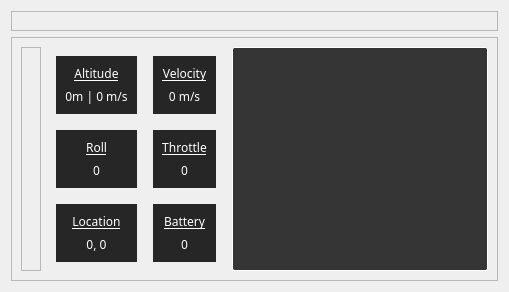
        <widget class="QWidget" name="page_0">
         <property name="sizePolicy">
          <sizepolicy hsizetype="Fixed" vsizetype="Fixed">
           <horstretch>0</horstretch>
           <verstretch>0</verstretch>
          </sizepolicy>
         </property>
         <layout class="QVBoxLayout" name="verticalLayout_2" stretch="10,4">
          <item>
           <widget class="QFrame" name="frame_2">
            <property name="sizePolicy">
             <sizepolicy hsizetype="Expanding" vsizetype="Expanding">
              <horstretch>0</horstretch>
              <verstretch>0</verstretch>
             </sizepolicy>
            </property>
            <property name="frameShape">
             <enum>QFrame::StyledPanel</enum>
            </property>
            <property name="frameShadow">
             <enum>QFrame::Raised</enum>
            </property>
            <layout class="QGridLayout" name="gridLayout_3"/>
           </widget>
          </item>
          <item>
           <widget class="QFrame" name="frame_3">
            <property name="sizePolicy">
             <sizepolicy hsizetype="Expanding" vsizetype="Expanding">
              <horstretch>0</horstretch>
              <verstretch>0</verstretch>
             </sizepolicy>
            </property>
            <property name="maximumSize">
             <size>
              <width>16777215</width>
              <height>16777215</height>
             </size>
            </property>
            <property name="frameShape">
             <enum>QFrame::StyledPanel</enum>
            </property>
            <property name="frameShadow">
             <enum>QFrame::Raised</enum>
            </property>
            <layout class="QHBoxLayout" name="horizontalLayout_2">
             <item>
              <widget class="QFrame" name="frame_10">
               <property name="sizePolicy">
                <sizepolicy hsizetype="Expanding" vsizetype="Expanding">
                 <horstretch>0</horstretch>
                 <verstretch>0</verstretch>
                </sizepolicy>
               </property>
               <property name="maximumSize">
                <size>
                 <width>400</width>
                 <height>16777215</height>
                </size>
               </property>
               <property name="styleSheet">
                <string notr="true"/>
               </property>
               <property name="frameShape">
                <enum>QFrame::StyledPanel</enum>
               </property>
               <property name="frameShadow">
                <enum>QFrame::Raised</enum>
               </property>
               <layout class="QGridLayout" name="gridLayout"/>
              </widget>
             </item>
             <item>
              <widget class="QFrame" name="frame">
               <property name="sizePolicy">
                <sizepolicy hsizetype="Expanding" vsizetype="Expanding">
                 <horstretch>0</horstretch>
                 <verstretch>0</verstretch>
                </sizepolicy>
               </property>
               <property name="styleSheet">
                <string notr="true">border: 0px;
color: white;</string>
               </property>
               <layout class="QGridLayout" name="gridLayout_11" rowstretch="0,0,0,0,0" columnstretch="0,0,0">
                <property name="rightMargin">
                 <number>10</number>
                </property>
                <property name="spacing">
                 <number>6</number>
                </property>
                <item row="0" column="1">
                 <spacer name="horizontalSpacer_6">
                  <property name="orientation">
                   <enum>Qt::Horizontal</enum>
                  </property>
                  <property name="sizeType">
                   <enum>QSizePolicy::Fixed</enum>
                  </property>
                  <property name="sizeHint" stdset="0">
                   <size>
                    <width>10</width>
                    <height>1</height>
                   </size>
                  </property>
                 </spacer>
                </item>
                <item row="3" column="0">
                 <spacer name="verticalSpacer_11">
                  <property name="orientation">
                   <enum>Qt::Vertical</enum>
                  </property>
                  <property name="sizeType">
                   <enum>QSizePolicy::Fixed</enum>
                  </property>
                  <property name="sizeHint" stdset="0">
                   <size>
                    <width>10</width>
                    <height>10</height>
                   </size>
                  </property>
                 </spacer>
                </item>
                <item row="0" column="0">
                 <widget class="QFrame" name="gridFrame_13">
                  <property name="minimumSize">
                   <size>
                    <width>0</width>
                    <height>0</height>
                   </size>
                  </property>
                  <property name="maximumSize">
                   <size>
                    <width>16777215</width>
                    <height>16777215</height>
                   </size>
                  </property>
                  <property name="styleSheet">
                   <string notr="true">background-color: rgb(38, 38, 38);</string>
                  </property>
                  <layout class="QVBoxLayout" name="verticalLayout_7">
                   <item>
                    <widget class="QLabel" name="label">
                     <property name="font">
                      <font>
                       <family>Cascadia Code</family>
                       <bold>false</bold>
                       <underline>true</underline>
                       <strikeout>false</strikeout>
                      </font>
                     </property>
                     <property name="text">
                      <string>Altitude</string>
                     </property>
                     <property name="alignment">
                      <set>Qt::AlignCenter</set>
                     </property>
                    </widget>
                   </item>
                   <item>
                    <widget class="QLabel" name="altitudeLabel">
                     <property name="font">
                      <font>
                       <family>Cascadia Code</family>
                      </font>
                     </property>
                     <property name="text">
                      <string>0m | 0 m/s</string>
                     </property>
                     <property name="alignment">
                      <set>Qt::AlignCenter</set>
                     </property>
                    </widget>
                   </item>
                  </layout>
                 </widget>
                </item>
                <item row="1" column="2">
                 <spacer name="verticalSpacer_10">
                  <property name="orientation">
                   <enum>Qt::Vertical</enum>
                  </property>
                  <property name="sizeType">
                   <enum>QSizePolicy::Fixed</enum>
                  </property>
                  <property name="sizeHint" stdset="0">
                   <size>
                    <width>10</width>
                    <height>10</height>
                   </size>
                  </property>
                 </spacer>
                </item>
                <item row="2" column="1">
                 <spacer name="horizontalSpacer_7">
                  <property name="orientation">
                   <enum>Qt::Horizontal</enum>
                  </property>
                  <property name="sizeType">
                   <enum>QSizePolicy::Fixed</enum>
                  </property>
                  <property name="sizeHint" stdset="0">
                   <size>
                    <width>10</width>
                    <height>1</height>
                   </size>
                  </property>
                 </spacer>
                </item>
                <item row="4" column="1">
                 <spacer name="horizontalSpacer_8">
                  <property name="orientation">
                   <enum>Qt::Horizontal</enum>
                  </property>
                  <property name="sizeType">
                   <enum>QSizePolicy::Fixed</enum>
                  </property>
                  <property name="sizeHint" stdset="0">
                   <size>
                    <width>10</width>
                    <height>1</height>
                   </size>
                  </property>
                 </spacer>
                </item>
                <item row="1" column="0">
                 <spacer name="verticalSpacer_8">
                  <property name="orientation">
                   <enum>Qt::Vertical</enum>
                  </property>
                  <property name="sizeType">
                   <enum>QSizePolicy::Fixed</enum>
                  </property>
                  <property name="sizeHint" stdset="0">
                   <size>
                    <width>10</width>
                    <height>10</height>
                   </size>
                  </property>
                 </spacer>
                </item>
                <item row="2" column="2">
                 <widget class="QFrame" name="gridFrame_9">
                  <property name="styleSheet">
                   <string notr="true">background-color: rgb(38, 38, 38);</string>
                  </property>
                  <layout class="QGridLayout" name="gridLayout_13">
                   <item row="0" column="0">
                    <widget class="QLabel" name="label_9">
                     <property name="font">
                      <font>
                       <family>Cascadia Code</family>
                       <underline>true</underline>
                      </font>
                     </property>
                     <property name="text">
                      <string>Throttle</string>
                     </property>
                     <property name="alignment">
                      <set>Qt::AlignCenter</set>
                     </property>
                    </widget>
                   </item>
                   <item row="1" column="0">
                    <widget class="QLabel" name="throttleLabel">
                     <property name="font">
                      <font>
                       <family>Cascadia Code</family>
                      </font>
                     </property>
                     <property name="text">
                      <string>0</string>
                     </property>
                     <property name="alignment">
                      <set>Qt::AlignCenter</set>
                     </property>
                    </widget>
                   </item>
                  </layout>
                 </widget>
                </item>
                <item row="2" column="0">
                 <widget class="QFrame" name="gridFrame_10">
                  <property name="styleSheet">
                   <string notr="true">background-color: rgb(38, 38, 38);</string>
                  </property>
                  <layout class="QGridLayout" name="gridLayout_14">
                   <item row="0" column="0">
                    <widget class="QLabel" name="label_3">
                     <property name="font">
                      <font>
                       <family>Cascadia Code</family>
                       <underline>true</underline>
                      </font>
                     </property>
                     <property name="text">
                      <string>Roll</string>
                     </property>
                     <property name="alignment">
                      <set>Qt::AlignCenter</set>
                     </property>
                    </widget>
                   </item>
                   <item row="1" column="0">
                    <widget class="QLabel" name="rollLabel">
                     <property name="font">
                      <font>
                       <family>Cascadia Code</family>
                      </font>
                     </property>
                     <property name="text">
                      <string>0</string>
                     </property>
                     <property name="alignment">
                      <set>Qt::AlignCenter</set>
                     </property>
                    </widget>
                   </item>
                  </layout>
                 </widget>
                </item>
                <item row="4" column="2">
                 <widget class="QFrame" name="gridFrame_12">
                  <property name="styleSheet">
                   <string notr="true">background-color: rgb(38, 38, 38);</string>
                  </property>
                  <layout class="QGridLayout" name="gridLayout_16">
                   <item row="0" column="0">
                    <widget class="QLabel" name="label_11">
                     <property name="font">
                      <font>
                       <family>Cascadia Code</family>
                       <underline>true</underline>
                      </font>
                     </property>
                     <property name="text">
                      <string>Battery</string>
                     </property>
                     <property name="alignment">
                      <set>Qt::AlignCenter</set>
                     </property>
                    </widget>
                   </item>
                   <item row="1" column="0">
                    <widget class="QLabel" name="batteryLabel">
                     <property name="font">
                      <font>
                       <family>Cascadia Code</family>
                      </font>
                     </property>
                     <property name="text">
                      <string>0</string>
                     </property>
                     <property name="alignment">
                      <set>Qt::AlignCenter</set>
                     </property>
                    </widget>
                   </item>
                  </layout>
                 </widget>
                </item>
                <item row="3" column="2">
                 <spacer name="verticalSpacer_9">
                  <property name="orientation">
                   <enum>Qt::Vertical</enum>
                  </property>
                  <property name="sizeType">
                   <enum>QSizePolicy::Fixed</enum>
                  </property>
                  <property name="sizeHint" stdset="0">
                   <size>
                    <width>10</width>
                    <height>10</height>
                   </size>
                  </property>
                 </spacer>
                </item>
                <item row="4" column="0">
                 <widget class="QFrame" name="gridFrame_8">
                  <property name="styleSheet">
                   <string notr="true">background-color: rgb(38, 38, 38);</string>
                  </property>
                  <layout class="QGridLayout" name="gridLayout_12">
                   <item row="0" column="0">
                    <widget class="QLabel" name="label_5">
                     <property name="font">
                      <font>
                       <family>Cascadia Code</family>
                       <underline>true</underline>
                      </font>
                     </property>
                     <property name="text">
                      <string>Location</string>
                     </property>
                     <property name="alignment">
                      <set>Qt::AlignCenter</set>
                     </property>
                    </widget>
                   </item>
                   <item row="1" column="0">
                    <widget class="QLabel" name="locationLabel">
                     <property name="font">
                      <font>
                       <family>Cascadia Code</family>
                      </font>
                     </property>
                     <property name="text">
                      <string>0, 0</string>
                     </property>
                     <property name="alignment">
                      <set>Qt::AlignCenter</set>
                     </property>
                     <property name="textInteractionFlags">
                      <set>Qt::LinksAccessibleByMouse|Qt::TextSelectableByMouse</set>
                     </property>
                    </widget>
                   </item>
                  </layout>
                 </widget>
                </item>
                <item row="0" column="2">
                 <widget class="QFrame" name="gridFrame_11">
                  <property name="minimumSize">
                   <size>
                    <width>0</width>
                    <height>0</height>
                   </size>
                  </property>
                  <property name="maximumSize">
                   <size>
                    <width>16777215</width>
                    <height>16777215</height>
                   </size>
                  </property>
                  <property name="styleSheet">
                   <string notr="true">background-color: rgb(38, 38, 38);</string>
                  </property>
                  <layout class="QGridLayout" name="gridLayout_15">
                   <item row="0" column="0">
                    <widget class="QLabel" name="label_7">
                     <property name="font">
                      <font>
                       <family>Cascadia Code</family>
                       <underline>true</underline>
                      </font>
                     </property>
                     <property name="text">
                      <string>Velocity</string>
                     </property>
                     <property name="alignment">
                      <set>Qt::AlignCenter</set>
                     </property>
                    </widget>
                   </item>
                   <item row="1" column="0">
                    <widget class="QLabel" name="velocityLabel">
                     <property name="font">
                      <font>
                       <family>Cascadia Code</family>
                       <underline>false</underline>
                       <kerning>true</kerning>
                      </font>
                     </property>
                     <property name="text">
                      <string>0 m/s</string>
                     </property>
                     <property name="alignment">
                      <set>Qt::AlignCenter</set>
                     </property>
                    </widget>
                   </item>
                  </layout>
                 </widget>
                </item>
               </layout>
              </widget>
             </item>
             <item>
              <widget class="QTextEdit" name="logFrame">
               <property name="styleSheet">
                <string notr="true">color: white;
border: 1px solid white;
border-radius: 2px;
background-color: rgb(53, 53, 53);</string>
               </property>
               <property name="readOnly">
                <bool>true</bool>
               </property>
              </widget>
             </item>
            </layout>
           </widget>
          </item>
         </layout>
        </widget>
